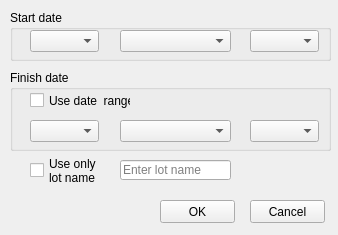
<?xml version="1.0" encoding="UTF-8"?>
<ui version="4.0">
 <class>SetDate</class>
 <widget class="QWidget" name="SetDate">
  <property name="geometry">
   <rect>
    <x>0</x>
    <y>0</y>
    <width>338</width>
    <height>235</height>
   </rect>
  </property>
  <property name="windowTitle">
   <string>SetDate</string>
  </property>
  <widget class="QGroupBox" name="gbFinish">
   <property name="geometry">
    <rect>
     <x>10</x>
     <y>70</y>
     <width>321</width>
     <height>81</height>
    </rect>
   </property>
   <property name="title">
    <string>Finish date</string>
   </property>
   <widget class="QComboBox" name="cbFinishDay">
    <property name="geometry">
     <rect>
      <x>20</x>
      <y>50</y>
      <width>69</width>
      <height>22</height>
     </rect>
    </property>
   </widget>
   <widget class="QComboBox" name="cbFinishMonth">
    <property name="geometry">
     <rect>
      <x>110</x>
      <y>50</y>
      <width>111</width>
      <height>22</height>
     </rect>
    </property>
   </widget>
   <widget class="QComboBox" name="cbFinishYear">
    <property name="geometry">
     <rect>
      <x>240</x>
      <y>50</y>
      <width>69</width>
      <height>22</height>
     </rect>
    </property>
   </widget>
   <widget class="QCheckBox" name="cbRange">
    <property name="geometry">
     <rect>
      <x>20</x>
      <y>20</y>
      <width>101</width>
      <height>21</height>
     </rect>
    </property>
    <property name="text">
     <string>Use date  range</string>
    </property>
   </widget>
  </widget>
  <widget class="QGroupBox" name="gbStart">
   <property name="geometry">
    <rect>
     <x>10</x>
     <y>10</y>
     <width>321</width>
     <height>51</height>
    </rect>
   </property>
   <property name="title">
    <string>Start date</string>
   </property>
   <widget class="QComboBox" name="cbStartDay">
    <property name="geometry">
     <rect>
      <x>20</x>
      <y>20</y>
      <width>69</width>
      <height>22</height>
     </rect>
    </property>
   </widget>
   <widget class="QComboBox" name="cbStartMonth">
    <property name="geometry">
     <rect>
      <x>110</x>
      <y>20</y>
      <width>111</width>
      <height>22</height>
     </rect>
    </property>
   </widget>
   <widget class="QComboBox" name="cbStartYear">
    <property name="geometry">
     <rect>
      <x>240</x>
      <y>20</y>
      <width>69</width>
      <height>22</height>
     </rect>
    </property>
   </widget>
  </widget>
  <widget class="QPushButton" name="pbOk">
   <property name="geometry">
    <rect>
     <x>160</x>
     <y>200</y>
     <width>75</width>
     <height>23</height>
    </rect>
   </property>
   <property name="text">
    <string>OK</string>
   </property>
  </widget>
  <widget class="QPushButton" name="pbCancel">
   <property name="geometry">
    <rect>
     <x>250</x>
     <y>200</y>
     <width>75</width>
     <height>23</height>
    </rect>
   </property>
   <property name="text">
    <string>Cancel</string>
   </property>
  </widget>
  <widget class="QLineEdit" name="lineLotName">
   <property name="geometry">
    <rect>
     <x>120</x>
     <y>160</y>
     <width>111</width>
     <height>20</height>
    </rect>
   </property>
   <property name="text">
    <string/>
   </property>
   <property name="placeholderText">
    <string>Enter lot name</string>
   </property>
  </widget>
  <widget class="QCheckBox" name="cbUseLotName">
   <property name="geometry">
    <rect>
     <x>30</x>
     <y>150</y>
     <width>71</width>
     <height>41</height>
    </rect>
   </property>
   <property name="text">
    <string>Use only
lot name</string>
   </property>
  </widget>
 </widget>
 <layoutdefault spacing="6" margin="11"/>
 <resources/>
 <connections/>
</ui>
